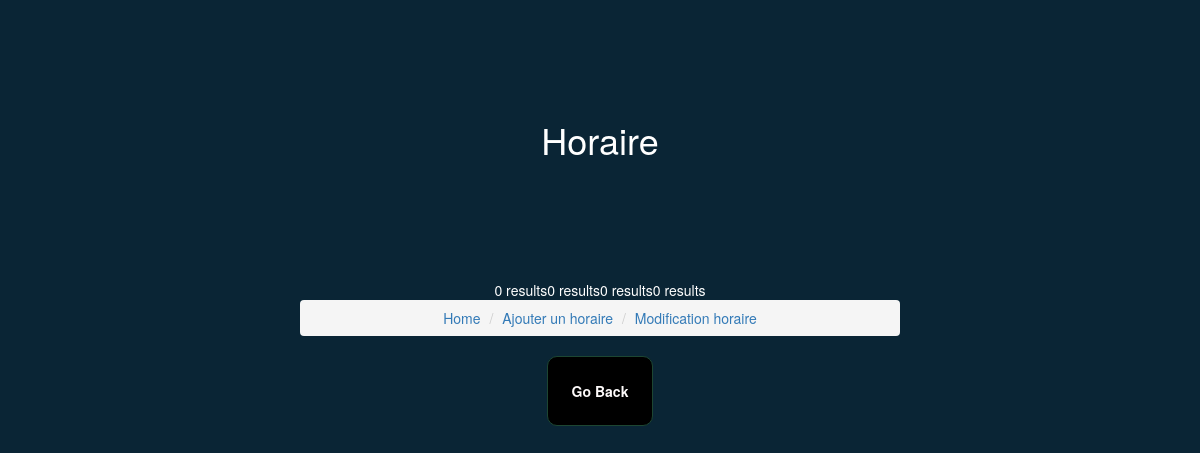
Before: /php/modif_horaire.php with the older database file.
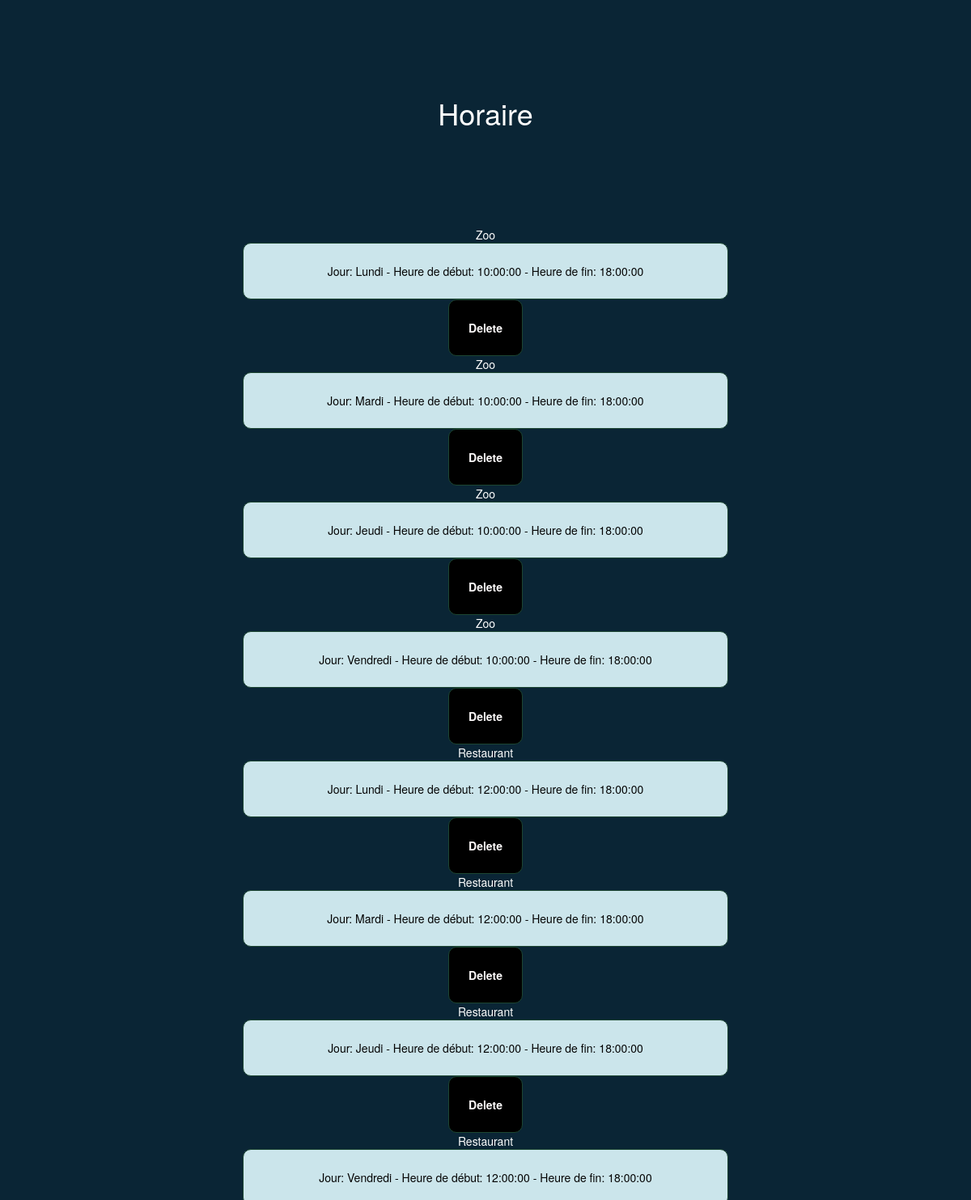
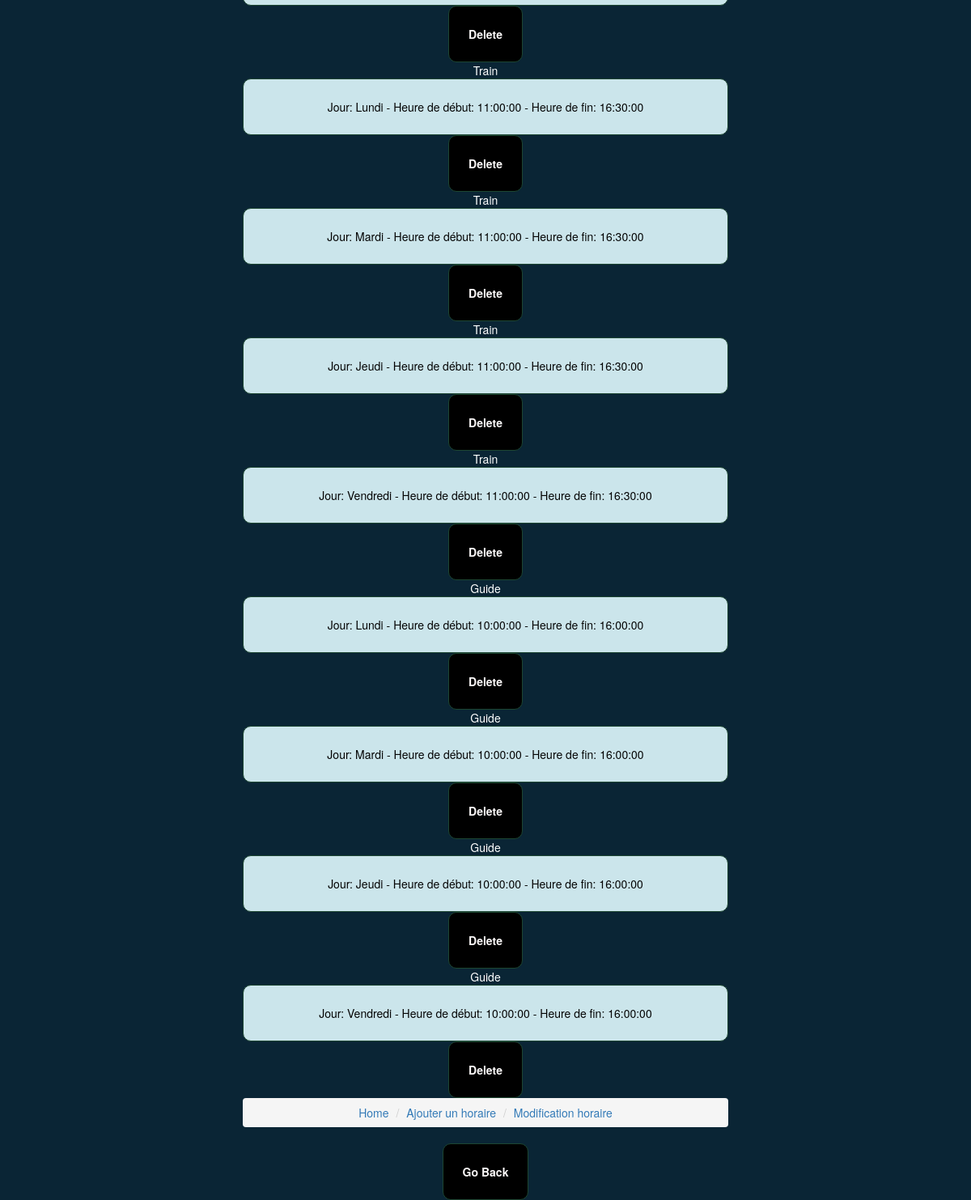
After: the same page with the newer database file (2 pictures, top to bottom).
### tables this page shows
CREATE TABLE  `horaire` (
  `id` int NOT NULL AUTO_INCREMENT,
  `nom` varchar(255) NOT NULL,
  `jour` varchar(255) NOT NULL,
  `heureDebut` time NOT NULL,
  `heureFin` time NOT NULL,
  PRIMARY KEY (`id`)
);

### php/modif_horaire.php (the view, shortened to what this page needs)
<!DOCTYPE html>
<html lang="fr">
<head>
    <link rel="stylesheet" href="https://maxcdn.bootstrapcdn.com/bootstrap/3.4.1/css/bootstrap.min.css">
    <link rel="stylesheet" type="text/css" href="../css/styles.css" />
</head>
<body class="ac-admin titre-admin">
    <h1> Horaire</h1>
    <?php
    require('connexion.php');
    $sql = 'SELECT * FROM horaire WHERE nom = "Zoo"';
    $sql1 = 'SELECT * FROM horaire WHERE nom = "Restaurant"';
    $sql2 = 'SELECT * FROM horaire WHERE nom = "Train"';
    $sql3 = 'SELECT * FROM horaire WHERE nom = "Guide"';
    $resultat = mysqli_query($conn, $sql);
    if (mysqli_num_rows($resultat) > 0) {
        while ($row = mysqli_fetch_assoc($resultat)) {
            echo '<div id="horaire">', $row['nom'], '</div>';
            echo "<p class='border-form'> Jour: " . $row["jour"] . " - Heure de début: " . $row["heureDebut"] . " - Heure de fin: " . $row["heureFin"] . "</p>";
            echo '<a href="modif_horaire.php?delete=<?php echo $row[\'id\']; ?>" class="form-btn">Delete</a>';
        }
    } else {
        echo "0 results";
    }
    $result = mysqli_query($conn, $sql1);
    if (mysqli_num_rows($result) > 0) {
        while ($row = mysqli_fetch_assoc($result)) {
            echo '<div id="horaire">', $row['nom'], '</div>';
            echo "<p class='border-form'> Jour: " . $row["jour"] . " - Heure de début: " . $row["heureDebut"] . " - Heure de fin: " . $row["heureFin"] . "</p>";
            echo '<a href="modif_horaire.php?delete=<?php echo $row[\'id\']; ?>" class="form-btn">Delete</a>';
        }
    } else {
        echo "0 results";
    }
    $res = mysqli_query($conn, $sql2);
    if (mysqli_num_rows($res) > 0) {
        while ($row = mysqli_fetch_assoc($res)) {
            echo '<div id="horaire">', $row['nom'], '</div>';
            echo "<p class='border-form'> Jour: " . $row["jour"] . " - Heure de début: " . $row["heureDebut"] . " - Heure de fin: " . $row["heureFin"] . "</p>";
            echo '<a href="modif_horaire.php?delete=<?php echo $row[\'id\']; ?>" class="form-btn">Delete</a>';
        }
    } else {
        echo "0 results";
    }
    $re = mysqli_query($conn, $sql3);
    if (mysqli_num_rows($re) > 0) {
        while ($row = mysqli_fetch_assoc($re)) {
            echo '<div id="horaire">', $row['nom'], '</div>';
            echo "<p class='border-form'> Jour: " . $row["jour"] . " - Heure de début: " . $row["heureDebut"] . " - Heure de fin: " . $row["heureFin"] . "</p>";
            echo '<a href="modif_horaire.php?delete=<?php echo $row[\'id\']; ?>" class="form-btn">Delete</a>';
        }
    } else {
        echo "0 results";
    }
    ?>
    <nav aria-label="breadcrumb" style="width:50%; margin:auto;">
        <ol class="breadcrumb">
            <li class="breadcrumb-item"><a href="admin.php">Home</a></li>
            <li class="breadcrumb-item active" aria-current="page"><a href="ajout_horaire.php">Ajouter un horaire</a></li>
            <li class="breadcrumb-item"><a href="modif_horaire.php">Modification horaire</a></li>
        </ol>
    </nav>
    <button onclick="history.back()" class="form-btn">Go Back</button><br>
</body>
</html>

Changed rows visible on the page:
added horaire: nom "Zoo", jour "Lundi", heureDebut "10:00:00", heureFin "18:00:00", shown under "Horaire"
added horaire: nom "Zoo", jour "Mardi", heureDebut "10:00:00", heureFin "18:00:00", shown under "Horaire"
added horaire: nom "Zoo", jour "Jeudi", heureDebut "10:00:00", heureFin "18:00:00", shown under "Horaire"
added horaire: nom "Zoo", jour "Vendredi", heureDebut "10:00:00", heureFin "18:00:00", shown under "Horaire"
added horaire: nom "Restaurant", jour "Lundi", heureDebut "12:00:00", heureFin "18:00:00"
added horaire: nom "Restaurant", jour "Mardi", heureDebut "12:00:00", heureFin "18:00:00"
added horaire: nom "Restaurant", jour "Jeudi", heureDebut "12:00:00", heureFin "18:00:00"
added horaire: nom "Restaurant", jour "Vendredi", heureDebut "12:00:00", heureFin "18:00:00"
added horaire: nom "Train", jour "Lundi", heureDebut "11:00:00", heureFin "16:30:00"
added horaire: nom "Train", jour "Mardi", heureDebut "11:00:00", heureFin "16:30:00"
added horaire: nom "Train", jour "Jeudi", heureDebut "11:00:00", heureFin "16:30:00"
added horaire: nom "Train", jour "Vendredi", heureDebut "11:00:00", heureFin "16:30:00"
added horaire: nom "Guide", jour "Lundi", heureDebut "10:00:00", heureFin "16:00:00"
added horaire: nom "Guide", jour "Mardi", heureDebut "10:00:00", heureFin "16:00:00"
added horaire: nom "Guide", jour "Jeudi", heureDebut "10:00:00", heureFin "16:00:00"
added horaire: nom "Guide", jour "Vendredi", heureDebut "10:00:00", heureFin "16:00:00"
Other visible differences:
text no longer shown: "0 results 0 results 0 results 0 results"
